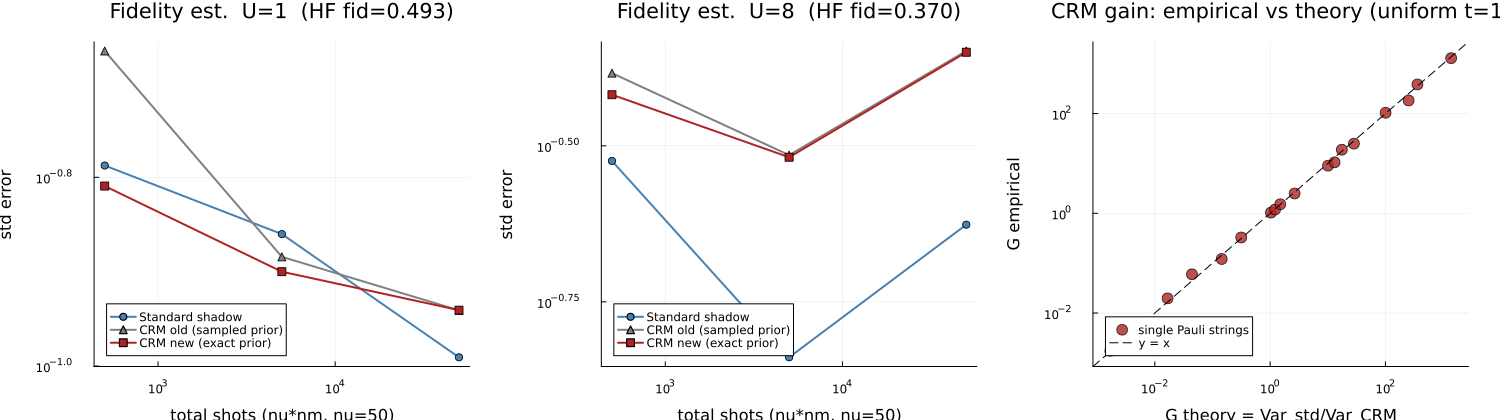

Generate this figure with Julia:
# ============================================================
# CRMシャドウの分散利得検証（古典側厳密化版）
#
# 目的:
#   1. 従来実装（prior側もnmショットでサンプル）と修正版
#      （prior側を厳密計算）のCRM推定器を比較する
#   2. 局所Pauli観測量について、分散の閉形式理論
#        Var_std  = [(3^|A|-1)<P>_ρ² + 3^|A|(1-<P>_ρ²)/nm] / nu
#        Var_CRM  = [(3^|A|-1)Δ²     + 3^|A|(1-<P>_ρ²)/nm] / nu,  Δ = <P>_ρ - <P>_σ
#      と経験分散を突き合わせ、「利得は prior の局所誤差 Δ だけで決まる」
#      ことを数値的に検証する
#
# 系: 4サイト・ハバードプラケット (8量子ビット, JW)
#     実験状態 ρ = ED基底状態 / prior σ = HF Slater行列式
# ============================================================

using LinearAlgebra
using Statistics
using Printf
using Random

const NQ  = 8
const DIM = 256

# ------------------------------------------------------------
# 1. 演算子・ハミルトニアン（既存ノートブックと同じ構成）
#    make_matrix(ops...): ops[1] が最上位ビット(MSB)に作用
#    JW順序: "1u"がLSB(位置8), "4d"がMSB(位置1)
# ------------------------------------------------------------
make_matrix(ops...) = reduce(kron, ops)

function get_creation_ops()
    cdag = [0.0 0.0; 1.0 0.0]
    I2   = [1.0 0.0; 0.0 1.0]
    F    = [1.0 0.0; 0.0 -1.0]
    Cdag = Dict{String,Matrix{Float64}}()
    labels = ["1u","1d","2u","2d","3u","3d","4u","4d"]  # k番目がLSB側からk番目
    for (k, lab) in enumerate(labels)
        ops = Matrix{Float64}[]
        for pos in 1:NQ                       # pos=1 が MSB
            q = NQ - pos + 1                  # LSBから数えた番号
            if q < k;      push!(ops, I2)
            elseif q == k; push!(ops, cdag)
            else;          push!(ops, F)
            end
        end
        Cdag[lab] = make_matrix(ops...)
    end
    return Cdag
end

# ラベル -> make_matrix引数位置 (1=MSB) : "1u"->8, "1d"->7, ..., "4d"->1
qpos(lab::String) = NQ - findfirst(==(lab), ["1u","1d","2u","2d","3u","3d","4u","4d"]) + 1

function build_hamiltonian(t_L, t_S, U, mu)
    Cdag = get_creation_ops()
    C    = Dict(k => Matrix(v') for (k, v) in Cdag)
    Nop  = Dict(k => Cdag[k] * C[k] for k in keys(Cdag))
    H = zeros(DIM, DIM)
    edges_L = [(1,2),(3,4),(4,1)]
    edges_S = [(2,3)]
    for s in ("u","d")
        for (i,j) in edges_L
            H .+= -t_L .* (Cdag["$i$s"]*C["$j$s"] .+ Cdag["$j$s"]*C["$i$s"])
        end
        for (i,j) in edges_S
            H .+= -t_S .* (Cdag["$i$s"]*C["$j$s"] .+ Cdag["$j$s"]*C["$i$s"])
        end
    end
    for i in 1:4
        H .+= U .* (Nop["$(i)u"]*Nop["$(i)d"])
    end
    for op in values(Nop)
        H .+= -mu .* op
    end
    return H
end

# ------------------------------------------------------------
# 2. HF prior（既存ノートブックの動的HFを再利用）
# ------------------------------------------------------------
function solve_hf_orbitals(t_L, t_S, U, mu, Nup, Ndn)
    T = zeros(4,4)
    for (i,j) in [(1,2),(3,4),(4,1)]; T[i,j] = T[j,i] = -t_L; end
    for (i,j) in [(2,3)];             T[i,j] = T[j,i] = -t_S; end
    n_up, n_dn = zeros(4), zeros(4)
    for i in 1:Nup; n_up[i] = 0.8; end
    for i in 1:Ndn; n_dn[i] = 0.8; end
    if Nup > 0; n_up[1] += 0.1; end
    if Ndn > 0; n_dn[1] -= 0.1; end
    ev_up, ev_dn = zeros(4,4), zeros(4,4)
    for _ in 1:500
        F_up = eigen(Symmetric(T + diagm(U .* n_dn) - mu*I))
        F_dn = eigen(Symmetric(T + diagm(U .* n_up) - mu*I))
        ev_up, ev_dn = F_up.vectors, F_dn.vectors
        new_up = sum(ev_up[:,i].^2 for i in 1:Nup; init=zeros(4))
        new_dn = sum(ev_dn[:,i].^2 for i in 1:Ndn; init=zeros(4))
        if maximum(abs.(new_up .- n_up)) < 1e-10; break; end
        n_up = 0.5 .* new_up .+ 0.5 .* n_up
        n_dn = 0.5 .* new_dn .+ 0.5 .* n_dn
    end
    return ev_up, ev_dn
end

function build_hf_state(ev_up, ev_dn, Nup, Ndn)
    Cdag = get_creation_ops()
    D_up = [sum(ev_up[s,k] * Cdag["$(s)u"] for s in 1:4) for k in 1:4]
    D_dn = [sum(ev_dn[s,k] * Cdag["$(s)d"] for s in 1:4) for k in 1:4]
    v = zeros(DIM); v[1] = 1.0
    for k in reverse(1:Ndn); v = D_dn[k] * v; end
    for k in reverse(1:Nup); v = D_up[k] * v; end
    return v ./ norm(v)
end

# ------------------------------------------------------------
# 3. シャドウ測定の機構
#    基底 1=X, 2=Y, 3=Z を測るユニタリ u_β（u†|b><b|u が測定基底）
# ------------------------------------------------------------
const SIGMA = (ComplexF64[0 1; 1 0], ComplexF64[0 -im; im 0], ComplexF64[1 0; 0 -1])
const UBASIS = (ComplexF64[1 1; 1 -1]/sqrt(2),      # X基底
                ComplexF64[1 -im; 1 im]/sqrt(2),    # Y基底
                ComplexF64[1 0; 0 1])               # Z基底
# DVAL[β][a][b+1] = Re <b| u_β σ_a u_β† |b>  （基底βでPauli aを測った際の値）
const DVAL = ntuple(β -> ntuple(a -> real.(diag(UBASIS[β]*SIGMA[a]*UBASIS[β]')), 3), 3)

# 状態ベクトルの qubit pos (1=MSB) に 2x2 行列を作用
function apply_1q!(out::Vector{ComplexF64}, ψ::Vector{ComplexF64}, u::Matrix{ComplexF64}, pos::Int)
    shift = NQ - pos                    # そのqubitのビット位置
    mask  = 1 << shift
    @inbounds for s in 0:DIM-1
        if s & mask == 0
            a, b = ψ[s+1], ψ[s+mask+1]
            out[s+1]      = u[1,1]*a + u[1,2]*b
            out[s+mask+1] = u[2,1]*a + u[2,2]*b
        end
    end
    return out
end

function rotated_probs(ψ::Vector{ComplexF64}, basis::Vector{Int})
    φ = copy(ψ); tmp = similar(φ)
    for pos in 1:NQ
        apply_1q!(tmp, φ, UBASIS[basis[pos]], pos)
        φ, tmp = tmp, φ
    end
    return abs2.(φ)
end

sample_outcome(cq::Vector{Float64}) = searchsortedfirst(cq, rand()) - 1  # 0-based

# W[b+1,s+1] = Π_i (3δ_{b_i s_i} - 1) : 忠実度推定量の基礎行列（uに依存しない）
function build_W()
    W = Matrix{Float64}(undef, DIM, DIM)
    for b in 0:DIM-1, s in 0:DIM-1
        h = count_ones(b ⊻ s)
        W[b+1, s+1] = 2.0^(NQ - h) * (-1.0)^h
    end
    return W
end

# ------------------------------------------------------------
# 4. 観測量の定義（Pauli和）
#    term = (係数, Dict(qubit位置 => Pauli番号 1=X,2=Y,3=Z))
# ------------------------------------------------------------
struct PauliObs
    name::String
    terms::Vector{Tuple{Float64,Dict{Int,Int}}}
end

function dense_matrix(obs::PauliObs)
    M = zeros(ComplexF64, DIM, DIM)
    for (c, sup) in obs.terms
        ops = [haskey(sup, p) ? SIGMA[sup[p]] : ComplexF64[1 0; 0 1] for p in 1:NQ]
        M .+= c .* make_matrix(ops...)
    end
    return M
end

# アウトカム s (0-based) に対する1スナップショット推定値 X(s)
function pauli_estimate(obs::PauliObs, basis::Vector{Int}, s::Int)
    x = 0.0
    for (c, sup) in obs.terms
        t = c
        for (p, a) in sup
            bit = (s >> (NQ - p)) & 1
            t *= 3.0 * DVAL[basis[p]][a][bit+1]
            t == 0.0 && break
        end
        x += t
    end
    return x
end

# 分布 q の下での厳密な条件付き期待値 E[X|u]（prior側の厳密計算に使用）
function pauli_exact_mean(obs::PauliObs, basis::Vector{Int}, q::Vector{Float64})
    m = 0.0
    @inbounds for s in 0:DIM-1
        q[s+1] == 0.0 && continue
        m += q[s+1] * pauli_estimate(obs, basis, s)
    end
    return m
end

# ------------------------------------------------------------
# 5. メイン: 3推定器の同時シミュレーション
#    返り値: est[repeat, obs, estimator]  (1=標準, 2=CRM旧(サンプル), 3=CRM新(厳密))
# ------------------------------------------------------------
function run_experiment(ψρ, ψσ, obs_list, W, tr_Oσ, fid_idx;
                        nu::Int, nm::Int, n_repeat::Int, rng_seed::Int)
    Random.seed!(rng_seed)
    nobs = length(obs_list) + 1                     # +1 = 忠実度
    est = zeros(n_repeat, nobs, 3)
    ψρc = ComplexF64.(ψρ); ψσc = ComplexF64.(ψσ)
    for rep in 1:n_repeat
        acc = zeros(nobs, 3)
        for _ in 1:nu
            basis = rand(1:3, NQ)
            qρ = rotated_probs(ψρc, basis)
            qσ = rotated_probs(ψσc, basis)
            cqρ = cumsum(qρ); cqσ = cumsum(qσ)
            v = W * qσ                              # 忠実度: X(s) = v[s+1]
            sρ = [sample_outcome(cqρ) for _ in 1:nm]
            sσ = [sample_outcome(cqσ) for _ in 1:nm]
            for (k, obs) in enumerate(obs_list)
                mρ  = mean(pauli_estimate(obs, basis, s) for s in sρ)
                mσs = mean(pauli_estimate(obs, basis, s) for s in sσ)
                mσe = pauli_exact_mean(obs, basis, qσ)
                acc[k,1] += mρ
                acc[k,2] += mρ - mσs
                acc[k,3] += mρ - mσe
            end
            # 忠実度
            mρ  = mean(v[s+1] for s in sρ)
            mσs = mean(v[s+1] for s in sσ)
            mσe = dot(qσ, v)
            acc[fid_idx,1] += mρ
            acc[fid_idx,2] += mρ - mσs
            acc[fid_idx,3] += mρ - mσe
        end
        for k in 1:nobs
            est[rep,k,1] = acc[k,1]/nu
            est[rep,k,2] = acc[k,2]/nu + tr_Oσ[k]   # CRMは Tr[Oσ] を加算
            est[rep,k,3] = acc[k,3]/nu + tr_Oσ[k]
        end
    end
    return est
end

# 局所Pauli(単一列)の理論分散
function theory_var(absA::Int, Pρ::Float64, Δ::Float64, nu::Int, nm::Int)
    shot = 3.0^absA * (1 - Pρ^2) / nm
    v_std = ((3.0^absA - 1) * Pρ^2 + shot) / nu
    v_crm = ((3.0^absA - 1) * Δ^2  + shot) / nu
    return v_std, v_crm
end

# ------------------------------------------------------------
# 6. 実行
# ------------------------------------------------------------
"""1つのホッピング配置について全 (U, 設定) を回す。

t_L=t_S=1 が本編(一様鎖)。t_S=0.5 は「結合を1本弱めた場合でも同じ結論か」を
確かめるための補足で、以前はこちらが本編だった(弱化の理由づけが誤っていた
経緯は README §1 を参照)。乱数種は配置に依存させないので、両者の違いは
ハミルトニアンの違いだけから来る。"""
function run_config(t_L, t_S, tag, obs_list, W, fid_idx, names, U_list, settings, n_repeat)
    results = Dict()
    for U in U_list
        mu = U / 2               # half-filling
        println("="^70)
        @printf("[%s] U = %.1f  (t_L=%.1f, t_S=%.1f, mu=U/2)\n", tag, U, t_L, t_S)

        H = build_hamiltonian(t_L, t_S, U, mu)
        F = eigen(Symmetric(H))
        ψρ = F.vectors[:, 1]
        gap = F.values[2]-F.values[1]
        @printf("  ED: E0=%.6f, gap=%.4f\n", F.values[1], gap)
        @assert gap > 1e-6 "基底状態が縮退している (tag=$tag, U=$U)"

        Cdag = get_creation_ops()
        Nup_op = sum(Cdag["$(i)u"]*Cdag["$(i)u"]' for i in 1:4)
        Ndn_op = sum(Cdag["$(i)d"]*Cdag["$(i)d"]' for i in 1:4)
        Nup = round(Int, dot(ψρ, Nup_op*ψρ)); Ndn = round(Int, dot(ψρ, Ndn_op*ψρ))
        @printf("  particle sector: (N_up, N_dn) = (%d, %d)\n", Nup, Ndn)

        ev_up, ev_dn = solve_hf_orbitals(t_L, t_S, U, mu, Nup, Ndn)
        ψσ = build_hf_state(ev_up, ev_dn, Nup, Ndn)
        F_true = abs(dot(ψσ, ψρ))^2
        @printf("  HF prior fidelity: %.4f\n", F_true)

        Oρ = Float64[]; Oσ = Float64[]
        for obs in obs_list
            M = dense_matrix(obs)
            push!(Oρ, real(dot(ψρ, M*ψρ))); push!(Oσ, real(dot(ψσ, M*ψσ)))
        end
        push!(Oρ, F_true); push!(Oσ, 1.0)

        # 検証: 高速Pauli推定器 vs 密行列スナップショット
        Random.seed!(1)
        basis_t = rand(1:3, NQ); s_t = rand(0:DIM-1)
        ρ̂ = ones(ComplexF64,1,1)
        for pos in 1:NQ
            b = (s_t >> (NQ-pos)) & 1
            u = UBASIS[basis_t[pos]]
            sb = b == 0 ? ComplexF64[1,0] : ComplexF64[0,1]
            ρ̂ = kron(ρ̂, 3 .* (u'*(sb*sb')*u) .- ComplexF64[1 0; 0 1])
        end
        for (k, obs) in enumerate(obs_list)
            @assert isapprox(pauli_estimate(obs, basis_t, s_t),
                             real(tr(dense_matrix(obs)*ρ̂)); atol=1e-9) "fast-path mismatch"
        end

        for (si, st) in enumerate(settings)
            est = run_experiment(ψρ, ψσ, obs_list, W, Oσ, fid_idx;
                                 nu=st.nu, nm=st.nm, n_repeat=n_repeat,
                                 rng_seed=1000*si + round(Int, 10U))
            results[(U, st.nu, st.nm)] = (est=est, Oρ=Oρ, Oσ=Oσ, F_true=F_true, gap=gap)

            @printf("\n  --- nu=%d, nm=%d (total shots %d), n_repeat=%d ---\n",
                    st.nu, st.nm, st.nu*st.nm, n_repeat)
            @printf("  %-18s %9s | %-19s %-19s %-19s | %7s %7s %8s\n",
                    "observable", "true", "std shadow", "CRM old(sampled)", "CRM new(exact)",
                    "G_emp", "G_theo", "Delta")
            for k in 1:fid_idx
                m = [mean(est[:,k,e]) for e in 1:3]
                sd = [std(est[:,k,e])  for e in 1:3]
                G_emp = (sd[3] > 0) ? (sd[1]/sd[3])^2 : NaN
                G_theo = NaN; Δ = Oρ[k] - Oσ[k]
                if k <= length(obs_list) && length(obs_list[k].terms) == 1
                    absA = length(obs_list[k].terms[1][2])
                    vs, vc = theory_var(absA, Oρ[k], Δ, st.nu, st.nm)
                    G_theo = vs / vc
                end
                @printf("  %-18s %9.4f | %8.4f ± %-8.4f %8.4f ± %-8.4f %8.4f ± %-8.4f | %7.2f %7.2f %8.4f\n",
                        names[k], Oρ[k], m[1], sd[1], m[2], sd[2], m[3], sd[3],
                        G_emp, G_theo, Δ)
            end
        end
    end
    return results
end

function main()
    # ホッピング配置。**本編は一様 (t_L=t_S=1)**。
    # t_S=0.5(結合 2--3 を1本だけ弱める)は補足で、以前はこちらを本編にしていた。
    # 当初のコメントは「二量体化で縮退を回避」としていたが誤りで、4サイトリングは
    # 二部格子(|A|=|B|=2)なので Lieb の定理から半充填・U>0 の基底状態は一意な
    # singlet であり、一様でも縮退しない(E1-E0 = 4.8e-2 @U=1, 3.3e-1 @U=8)。
    # 縮退するのは U=0 の開殻だけで、ここでは使わない。詳細は
    # crm_plaquette_degeneracy.jl と README §1。
    configs  = [("uniform", 1.0, 1.0), ("weak", 1.0, 0.5)]
    U_list   = [1.0, 8.0]        # 弱相関 / 強相関 (HF priorの質が変わる)
    settings = [(nu=50, nm=10), (nu=50, nm=100), (nu=50, nm=1000)]
    n_repeat = 200

    W = build_W()

    p1u, p1d = qpos("1u"), qpos("1d")
    p3u, p3d = qpos("3u"), qpos("3d")
    obs_list = PauliObs[
        PauliObs("Z(1u)  |A|=1", [(1.0, Dict(p1u=>3))]),
        PauliObs("ZZ(1u,1d) |A|=2", [(1.0, Dict(p1u=>3, p1d=>3))]),
        PauliObs("ZZZZ(1,3) |A|=4", [(1.0, Dict(p1u=>3, p1d=>3, p3u=>3, p3d=>3))]),
        PauliObs("DoubleOcc site1", [(0.25, Dict{Int,Int}()), (-0.25, Dict(p1u=>3)),
                                     (-0.25, Dict(p1d=>3)), (0.25, Dict(p1u=>3, p1d=>3))]),
        PauliObs("Sz1*Sz3", [( 1/16, Dict(p1d=>3, p3d=>3)), (-1/16, Dict(p1d=>3, p3u=>3)),
                             (-1/16, Dict(p1u=>3, p3d=>3)), ( 1/16, Dict(p1u=>3, p3u=>3))]),
    ]
    fid_idx = length(obs_list) + 1
    names = vcat([o.name for o in obs_list], "Fidelity")

    all_results = Dict{String,Any}()
    for (tag, tL, tS) in configs
        all_results[tag] = run_config(tL, tS, tag, obs_list, W, fid_idx, names,
                                      U_list, settings, n_repeat)
    end
    return all_results, names, obs_list, settings, n_repeat, configs
end

all_results, names, obs_list, settings, n_repeat, configs = main()

# ------------------------------------------------------------
# 7. 結果の書き出し (README/論文の表はここから作る)
# ------------------------------------------------------------
open(joinpath(@__DIR__, "crm_gain_verification_results.tsv"), "w") do io
    println(io, "config\tt_L\tt_S\tU\tnu\tnm\tobservable\ttrue\tprior\tDelta\t" *
                "sd_std\tsd_crm_old\tsd_crm_new\tG_emp\tG_theo\tHF_fid\tgap")
    for (tag, tL, tS) in configs, U in [1.0, 8.0], st in settings
        r = all_results[tag][(U, st.nu, st.nm)]
        for k in 1:length(names)
            sd = [std(r.est[:,k,e]) for e in 1:3]
            G_emp = sd[3] > 0 ? (sd[1]/sd[3])^2 : NaN
            G_theo = NaN
            if k <= length(obs_list) && length(obs_list[k].terms) == 1
                absA = length(obs_list[k].terms[1][2])
                vs, vc = theory_var(absA, r.Oρ[k], r.Oρ[k]-r.Oσ[k], st.nu, st.nm)
                G_theo = vs/vc
            end
            println(io, join((tag, tL, tS, U, st.nu, st.nm, names[k],
                              r.Oρ[k], r.Oσ[k], r.Oρ[k]-r.Oσ[k],
                              sd[1], sd[2], sd[3], G_emp, G_theo, r.F_true, r.gap), "\t"))
        end
    end
end
println("\nresults saved: crm_gain_verification_results.tsv")

# 一様 vs 弱化 の比較サマリ
println("\n" * "="^70)
println("一様 (t=1) と 1本弱化 (t_S=0.5) の比較")
@printf("%-6s %-5s %10s %10s | %-18s %10s %10s\n",
        "config","U","ED gap","HF忠実度","observable","G_emp","G_theo")
for (tag, _, _) in configs, U in [1.0, 8.0]
    r = all_results[tag][(U, 50, 100)]
    for (k, o) in enumerate(obs_list)
        length(o.terms) == 1 || continue
        sd = [std(r.est[:,k,e]) for e in 1:3]
        absA = length(o.terms[1][2])
        vs, vc = theory_var(absA, r.Oρ[k], r.Oρ[k]-r.Oσ[k], 50, 100)
        @printf("%-6s %-5.0f %10.4f %10.4f | %-18s %10.2f %10.2f\n",
                tag, U, r.gap, r.F_true, o.name, (sd[1]/sd[3])^2, vs/vc)
    end
end

# ------------------------------------------------------------
# 8. プロット (配置ごとに1枚)
# ------------------------------------------------------------
using Plots

for (tag, tL, tS) in configs
    results = all_results[tag]
    plots_fid = []
    for U in [1.0, 8.0]
        shots = [st.nu*st.nm for st in settings]
        s_std = Float64[]; s_old = Float64[]; s_new = Float64[]
        local F_true = 0.0
        for st in settings
            r = results[(U, st.nu, st.nm)]
            k = length(names)
            push!(s_std, std(r.est[:,k,1])); push!(s_old, std(r.est[:,k,2]))
            push!(s_new, std(r.est[:,k,3])); F_true = r.F_true
        end
        p = plot(shots, s_std, marker=:circle, label="Standard shadow",
                 xscale=:log10, yscale=:log10, lw=2, color=:steelblue)
        plot!(p, shots, s_old, marker=:utriangle, label="CRM old (sampled prior)", lw=2, color=:gray)
        plot!(p, shots, s_new, marker=:square, label="CRM new (exact prior)", lw=2, color=:firebrick)
        title!(p, @sprintf("Fidelity est.  U=%.0f  (HF fid=%.3f)", U, F_true))
        xlabel!(p, "total shots (nu*nm, nu=50)"); ylabel!(p, "std error")
        push!(plots_fid, p)
    end

    gx = Float64[]; gy = Float64[]
    for U in [1.0, 8.0], st in settings
        r = results[(U, st.nu, st.nm)]
        for (k, obs) in enumerate(obs_list)
            length(obs.terms) == 1 || continue
            absA = length(obs.terms[1][2])
            vs, vc = theory_var(absA, r.Oρ[k], r.Oρ[k]-r.Oσ[k], st.nu, st.nm)
            push!(gx, vs/vc); push!(gy, var(r.est[:,k,1]) / var(r.est[:,k,3]))
        end
    end
    lims = (0.5*min(minimum(gx), minimum(gy)), 2*max(maximum(gx), maximum(gy)))
    p3 = scatter(gx, gy, xscale=:log10, yscale=:log10, xlims=lims, ylims=lims,
                 label="single Pauli strings", color=:firebrick, ms=6, alpha=0.8)
    plot!(p3, [lims...], [lims...], label="y = x", color=:black, ls=:dash)
    ttl = tag == "uniform" ? "CRM gain: empirical vs theory (uniform t=1)" :
                             "CRM gain: empirical vs theory (one bond t=0.5)"
    title!(p3, ttl)
    xlabel!(p3, "G theory = Var_std/Var_CRM"); ylabel!(p3, "G empirical")

    final = plot(plots_fid..., p3, layout=(1,3), size=(1500, 420),
                 margin=6Plots.mm, legend=:bottomleft)
    fn = tag == "uniform" ? "crm_gain_verification.png" : "crm_gain_verification_weak.png"
    out = joinpath(@__DIR__, fn)
    savefig(final, out)
    println("Figure saved: $out")
end
